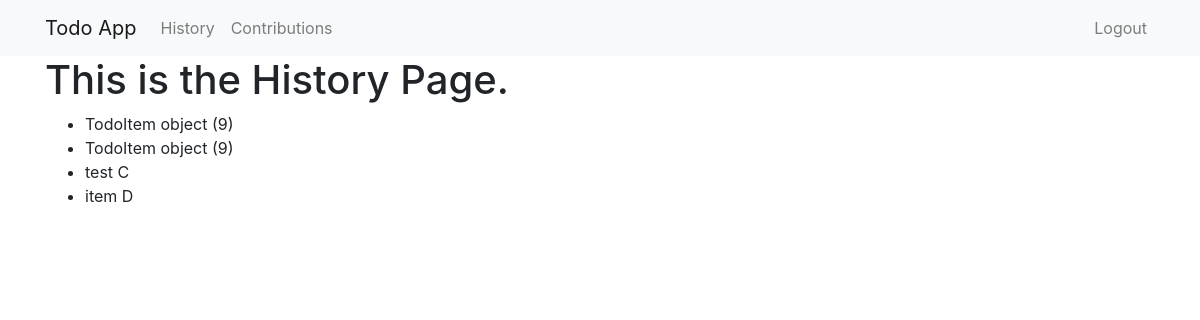
/todo/history/ (signed in), run on the app's committed database.
### todo/models.py (models this page shows)
class ArchivedItem(models.Model):
    content = models.TextField()

### todo/views.py (the view)
# urls.py: path('history/', views.history, name='history'),
def history(request):
    all_archived_items = ArchivedItem.objects.all()
    return render(request, "history.html",
    {'all_archived_items': all_archived_items})

### todo/templates/history.html
{% extends "base.html" %}
{% block page_content %}
<h1>This is the History Page.</h1>
<ul>
    {% if user.is_authenticated %}
        {% for archived_item in all_archived_items %}
            <li>{{ archived_item.content }}
            </li>
        {% endfor %}
    {% else %}
        <h4>Login to view history</h4>
    {% endif %}
</ul>
{% endblock %}

### data on the page
ArchivedItem: content "TodoItem object (9)"
ArchivedItem: content "TodoItem object (9)"
ArchivedItem: content "test C"
ArchivedItem: content "item D"
